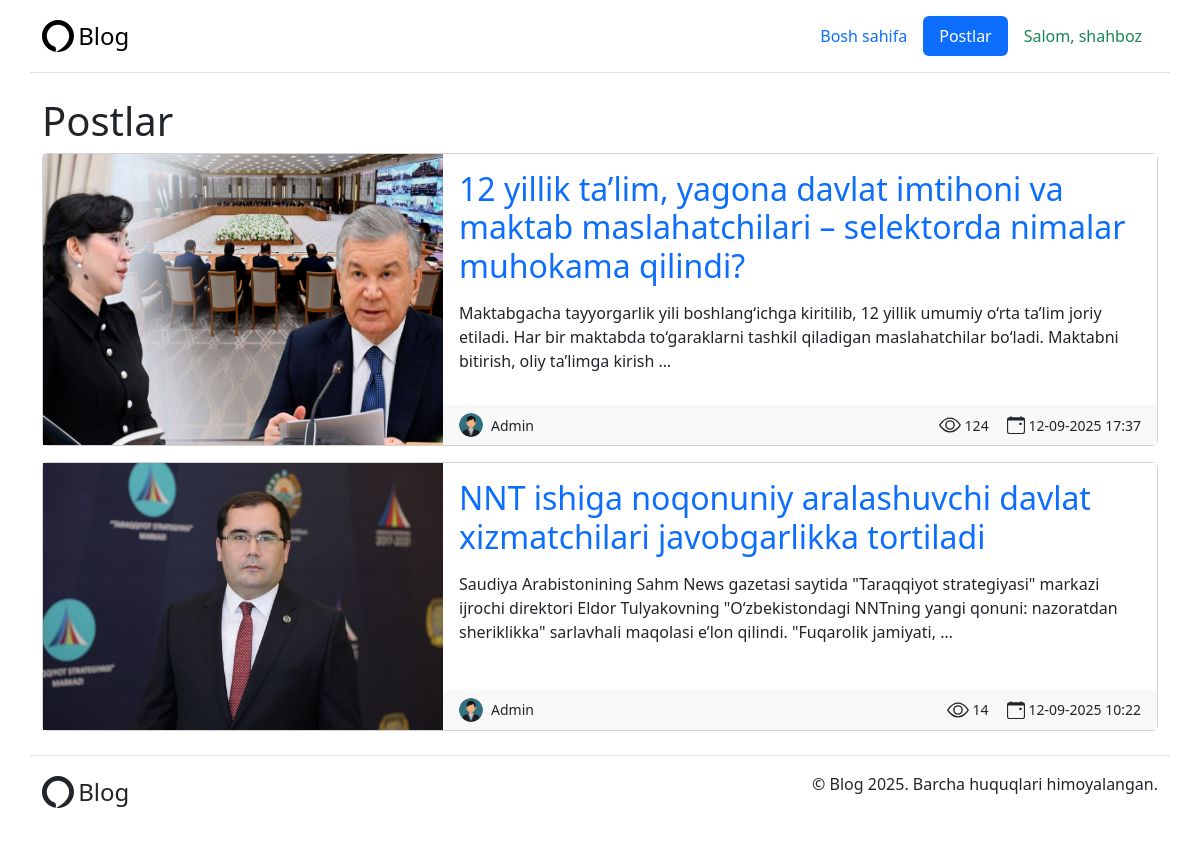
/blog/posts/ (signed in), run on the app's committed database.
### core/models.py (models this page shows, shortened)
class CustomUser(AbstractUser):
    profile_image = models.ImageField(upload_to='profiles/', blank=True, null=True)

class Post(models.Model):
    title = models.CharField(max_length=200)
    content = models.TextField()
    image = models.ImageField(upload_to='posts/', blank=True, null=True)
    views = models.PositiveIntegerField(default=0)
    is_approved = models.BooleanField(default=False)
    is_recommended = models.BooleanField(default=False)
    created_at = models.DateTimeField(auto_now_add=True)
    updated_at = models.DateTimeField(auto_now=True)
    author = models.ForeignKey(CustomUser, on_delete=models.CASCADE, related_name='posts')
    category = models.ForeignKey(Category, on_delete=models.SET_NULL, null=True, related_name='posts')
    tags = models.ManyToManyField(Tag, related_name='posts', blank=True)

### blog/views.py (the view)
# urls.py: path("posts/", PostListView.as_view(), name="posts"),
class PostListView(ListView):
    model = Post
    template_name = "blog/posts.html"
    context_object_name = "posts"
    ordering = ["-created_at"]
    paginate_by = 5
    def get_queryset(self):
        return Post.objects.filter(is_approved=True).order_by("-created_at")

### templates/blog/posts.html (shortened to what this page needs)
{% extends "base.html" %}
{% block content %}
<h1>Postlar</h1>
<div>
  {% for post in posts %}
  <div class="card mb-3">
    <div class="d-flex">
      {% if post.image %}
      <img src="{{ post.image.url }}" alt="{{ post.title }}" width="400">
      {% endif %}
      <div class="card border border-0 rounded-0">
        <div class="card-body rounded-0">
          <h2><a class="link-offset-2 link-underline link-underline-opacity-0" href="{% url 'post_detail' post.pk %}">{{ post.title }}</a></h2>
          <p class="mt-3">{{ post.content|truncatewords:25 }}</p>
        </div>
        <small class="card-footer border border-0 rounded-0 d-flex justify-content-between">
          <div class="d-flex align-items-center gap-2">
            {% if post.author.profile_image %}
            <img src="{{ post.author.profile_image.url }}" alt="{{ post.author.username }}" class="rounded-circle" width="24" height="24">
            {% endif %}
            <span>{{ post.author.username | capfirst }}</span>
          </div>
          <div class="d-flex">
            <div class="d-flex align-items-center justify-content-center">
              <span>{{ post.views }}</span>
            </div>
            <div class="d-flex align-items-center justify-content-center">
              <span>{{ post.created_at|date:"d-m-Y H:i" }}</span>
            </div>
          </div>
        </small>
      </div>
    </div>
  </div>
</div>
{% empty %}
<p>Hozircha post yo‘q.</p>
{% endfor %}
{% endblock %}

### templates/base.html (shortened to what this page needs)
<!DOCTYPE html>
<html lang="en">
<head>
  <link href="https://cdn.jsdelivr.net/npm/bootstrap@5.3.8/dist/css/bootstrap.min.css" rel="stylesheet"
 />
</head>
<body>
  <header class="container d-flex flex-wrap justify-content-center py-3 mb-4 border-bottom">
    <a href="/" class="d-flex align-items-center mb-3 mb-md-0 me-md-auto link-body-emphasis text-decoration-none">
      <span class="fs-4">Blog</span>
    </a>
    <ul class="nav nav-pills">
      <li class="nav-item">
        <a href="{% url 'index' %}"
          class="nav-link {% if request.resolver_match.url_name == 'index' %}active{% endif %}">
          Bosh sahifa
        </a>
      </li>
      <li class="nav-item">
        <a href="{% url 'posts' %}"
          class="nav-link {% if request.resolver_match.url_name == 'posts' %}active{% endif %}">
          Postlar
        </a>
      </li>
      <li class="nav-item d-flex">
        {% if user.is_authenticated %}
        <a class="{% if request.resolver_match.url_name == 'logout' %}active btn btn-success {%else%} nav-link link-success  {% endif %}"
          href="{% url 'logout' %}">
          Salom, {{ user.username }}
        </a>
        {% else %}
        <a class="{% if request.resolver_match.url_name == 'login' %}active btn btn-success {% else %} nav-link link-success  {% endif %}"
          href="{% url 'login' %}">Kirish</a>
        {% endif %}
      </li>
    </ul>
  </header>
  <main class="container">{% block content %}{% endblock %}</main>
  <footer class="container d-flex flex-wrap justify-content-between align-items-center py-3 my-4 border-top">
    <div class="d-flex justify-content-between align-items-center">
      <span class="fs-4">Blog</span>
    </div>
    <div class="nav col-md-4 justify-content-end">
      <p>© Blog 2025. Barcha huquqlari himoyalangan.</p>
    </div>
  </footer>
</body>
</html>

### data on the page
CustomUser: username "shahboz"
Post: image (picture), title "12 yillik ta’lim, yagona davlat imtihoni va maktab maslahatchilari – selektorda nimalar muhokama qilindi?", content "Maktabgacha tayyorgarlik yili boshlang‘ichga kiritilib, 12 yillik umumiy o‘rta ta’lim joriy etiladi. Har bir maktabda to‘garaklarni tashkil qiladigan maslahatchilar bo‘ladi. Maktabni bitirish, oliy ta’limga kirish …", author.profile_image (picture), author.username "Admin", views "124", created_at "12-09-2025 17:37"
Post: image (picture), title "NNT ishiga noqonuniy aralashuvchi davlat xizmatchilari javobgarlikka tortiladi", content "Saudiya Arabistonining Sahm News gazetasi saytida \"Taraqqiyot strategiyasi\" markazi ijrochi direktori Eldor Tulyakovning \"O‘zbekistondagi NNTning yangi qonuni: nazoratdan sheriklikka\" sarlavhali maqolasi e’lon qilindi. \"Fuqarolik jamiyati, …", author.profile_image (picture), author.username "Admin", views "14", created_at "12-09-2025 10:22"
